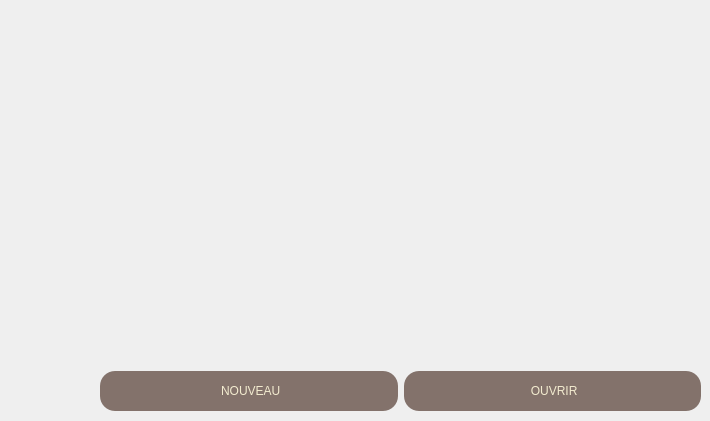
       <widget class="QWidget" name="train">
        <widget class="QLabel" name="label_3">
         <property name="geometry">
          <rect>
           <x>100</x>
           <y>10</y>
           <width>601</width>
           <height>361</height>
          </rect>
         </property>
         <property name="text">
          <string/>
         </property>
         <property name="pixmap">
          <pixmap resource="res.qrc">:/image/image/Gare.JPG</pixmap>
         </property>
        </widget>
        <widget class="QWidget" name="layoutWidget">
         <property name="geometry">
          <rect>
           <x>100</x>
           <y>370</y>
           <width>601</width>
           <height>42</height>
          </rect>
         </property>
         <layout class="QHBoxLayout" name="horizontalLayout_2">
          <item>
           <widget class="QPushButton" name="nouveau">
            <property name="minimumSize">
             <size>
              <width>0</width>
              <height>40</height>
             </size>
            </property>
            <property name="cursor">
             <cursorShape>PointingHandCursor</cursorShape>
            </property>
            <property name="styleSheet">
             <string notr="true">font: 75 16pt &quot;Century Gothic&quot;;
background-color: rgb(131, 114, 107);
color: rgb(242, 235, 207);
border-radius: 15px;</string>
            </property>
            <property name="text">
             <string> NOUVEAU</string>
            </property>
            <property name="icon">
             <iconset resource="res.qrc">
              <normaloff>:/image/image/nouveau.png</normaloff>:/image/image/nouveau.png</iconset>
            </property>
            <property name="iconSize">
             <size>
              <width>20</width>
              <height>20</height>
             </size>
            </property>
            <property name="checkable">
             <bool>false</bool>
            </property>
           </widget>
          </item>
          <item>
           <widget class="QPushButton" name="pushButton_7">
            <property name="minimumSize">
             <size>
              <width>0</width>
              <height>40</height>
             </size>
            </property>
            <property name="maximumSize">
             <size>
              <width>167777</width>
              <height>16777215</height>
             </size>
            </property>
            <property name="cursor">
             <cursorShape>PointingHandCursor</cursorShape>
            </property>
            <property name="styleSheet">
             <string notr="true">font: 75 16pt &quot;Century Gothic&quot;;
background-color: rgb(131, 114, 107);
color: rgb(242, 235, 207);
border-radius: 15px;</string>
            </property>
            <property name="text">
             <string> OUVRIR</string>
            </property>
            <property name="icon">
             <iconset resource="res.qrc">
              <normaloff>:/image/image/icons8-dossier-ouvert-480.png</normaloff>:/image/image/icons8-dossier-ouvert-480.png</iconset>
            </property>
            <property name="iconSize">
             <size>
              <width>20</width>
              <height>20</height>
             </size>
            </property>
           </widget>
          </item>
         </layout>
        </widget>
       </widget>
